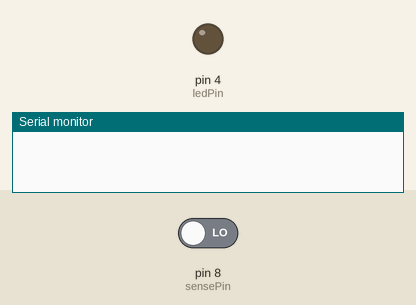
This sketch was run on a simulated Arduino Uno, built with avr-gcc and run on an emulated ATmega328P. Parts: output pins drawn as LEDs (lit = HIGH), the last lines printed to the serial monitor. Inputs (shaded band) come from the test bench; at power-on: pin 8 (sensePin) LOW.

Above: at 1.2 s.
1.3 s: pin 8 (sensePin) driven HIGH
At 2.4 s:
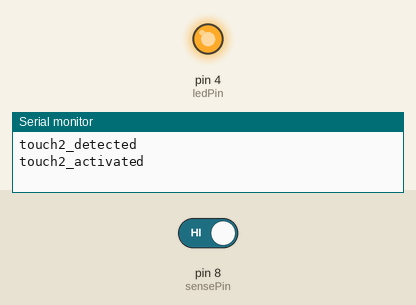
2.8 s: pin 8 (sensePin) driven LOW
At 3.5 s:
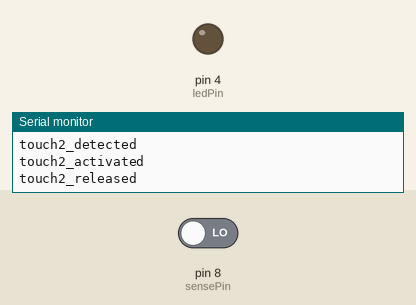
Timing chart, 0 to 5.8 s (numbered marks = the images above; inputs shaded):
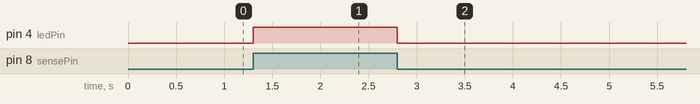

Measured:
- after the input at 1.3 s, pin 4 (ledPin): LOW → HIGH at once
- after the input at 2.8 s, pin 4 (ledPin): HIGH → LOW at once

The sketch:

TeckWah_captouch.ino
```cpp
/*
 * Author: Benjamin Low
 *
 * Description: A single cap touch sensor using the AT42QT1010 IC. Connect to
 * any electrode. An LED lights up if touch is detected. Do a Google image
 * search for AT42QT1010 wiring and logic diagrams.
 *
 *
 * Last updated: 29 Jan 2016
 */

//USER DEFINED SETTINGS
//time in ms for holding the finger onto the button before it is activated to prevent accidental triggering
bool DEBUG = false;
const int thisCapTouchBoxNum = 2; //1 is for the drawer, 2 is for the live product display
const int holdTime = 1000; //time needed to hold the button to activate

int ledPin = 4;
int sensePin = 8;

boolean isActivated, isTriggered;
long triggerTime;

void setup() {
  pinMode(ledPin, OUTPUT);
  pinMode(sensePin, INPUT);
  Serial.begin(9600);
}

void loop() {

  if (digitalRead(sensePin) == HIGH) {

    digitalWrite(ledPin, HIGH);

    if (!isTriggered) {

      triggerTime = millis();
      isTriggered = true;
      if (thisCapTouchBoxNum == 1) Serial.println("touch1_detected");
      else if (thisCapTouchBoxNum == 2) Serial.println("touch2_detected");

    } else {

      if (millis() - triggerTime > holdTime && !isActivated) {

        isActivated = true;
        if (thisCapTouchBoxNum == 1) Serial.println("touch1_activated");
        else if (thisCapTouchBoxNum == 2) Serial.println("touch2_activated");
      }
    }
  } else {

    digitalWrite(ledPin, LOW);

    if (isTriggered) {

      isTriggered = false;
      if (thisCapTouchBoxNum == 1) Serial.println("touch1_released");
      else if (thisCapTouchBoxNum == 2) Serial.println("touch2_released");
    }
    if (isActivated) {

      isActivated = false;
      if (DEBUG) Serial.println("deactivated");
    }
  }
}
```
